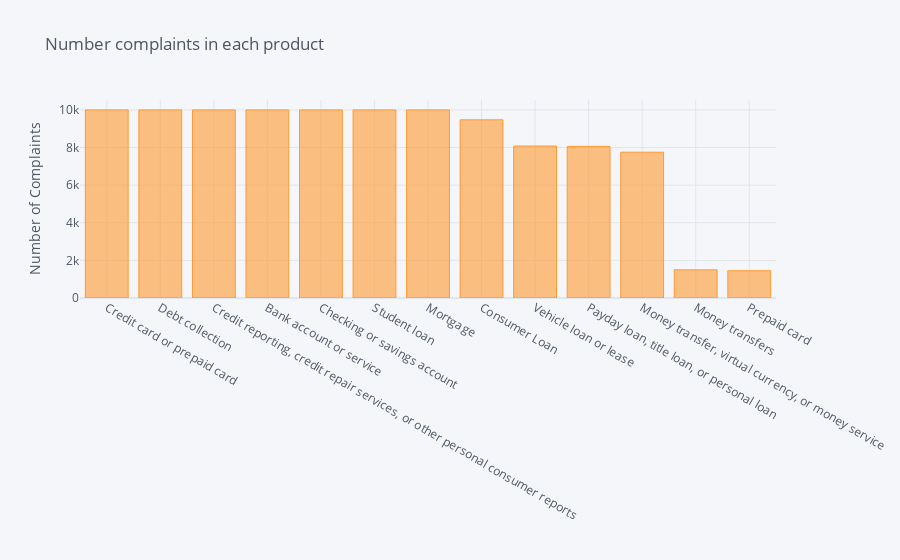

Notebook code for this chart:
### Code cell
df_bal3['Product'].value_counts().sort_values(ascending=False).iplot(kind='bar', yTitle='Number of Complaints', title='Number complaints in each product')

### Figure 1 — Plotly figure (JSON) as saved in the notebook; plotly's stock layout.template omitted (floating-point values rounded to 4 significant figures)
{"data": [{"marker": {"color": "rgba(255, 153, 51, 0.6)", "line": {"color": "rgba(255, 153, 51, 1.0)", "width": 1}}, "name": "Product", "orientation": "v", "text": "", "type": "bar", "x": ["Credit card or prepaid card", "Debt collection", "Credit reporting, credit repair services, or other personal consumer reports", "Bank account or service", "Checking or savings account", "Student loan", "Mortgage", "Consumer Loan", "Vehicle loan or lease", "Payday loan, title loan, or personal loan", "Money transfer, virtual currency, or money service", "Money transfers", "Prepaid card"], "y": [10000, 10000, 10000, 10000, 10000, 10000, 10000, 9473, 8079, 8051, 7751, 1497, 1450]}], "layout": {"legend": {"bgcolor": "#F5F6F9", "font": {"color": "#4D5663"}}, "paper_bgcolor": "#F5F6F9", "plot_bgcolor": "#F5F6F9", "title": {"font": {"color": "#4D5663"}, "text": "Number complaints in each product"}, "xaxis": {"gridcolor": "#E1E5ED", "showgrid": true, "tickfont": {"color": "#4D5663"}, "title": {"font": {"color": "#4D5663"}, "text": ""}, "zerolinecolor": "#E1E5ED"}, "yaxis": {"gridcolor": "#E1E5ED", "showgrid": true, "tickfont": {"color": "#4D5663"}, "title": {"font": {"color": "#4D5663"}, "text": "Number of Complaints"}, "zerolinecolor": "#E1E5ED"}}}
